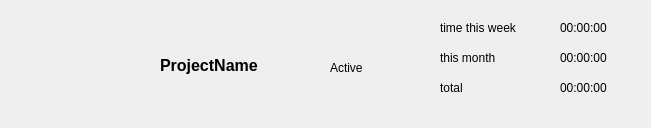
<?xml version="1.0" encoding="UTF-8"?>
<ui version="4.0">
 <class>FrameProjectDetailsListView</class>
 <widget class="QFrame" name="FrameProjectDetailsListView">
  <property name="geometry">
   <rect>
    <x>0</x>
    <y>0</y>
    <width>651</width>
    <height>128</height>
   </rect>
  </property>
  <property name="minimumSize">
   <size>
    <width>0</width>
    <height>0</height>
   </size>
  </property>
  <property name="maximumSize">
   <size>
    <width>999999</width>
    <height>999999</height>
   </size>
  </property>
  <property name="windowTitle">
   <string/>
  </property>
  <property name="autoFillBackground">
   <bool>false</bool>
  </property>
  <property name="frameShape">
   <enum>QFrame::NoFrame</enum>
  </property>
  <property name="frameShadow">
   <enum>QFrame::Plain</enum>
  </property>
  <property name="lineWidth">
   <number>0</number>
  </property>
  <widget class="QLabel" name="l_ProjectName">
   <property name="geometry">
    <rect>
     <x>160</x>
     <y>50</y>
     <width>141</width>
     <height>31</height>
    </rect>
   </property>
   <property name="font">
    <font>
     <pointsize>12</pointsize>
     <weight>75</weight>
     <bold>true</bold>
    </font>
   </property>
   <property name="text">
    <string>ProjectName</string>
   </property>
  </widget>
  <widget class="QLabel" name="l_Active">
   <property name="geometry">
    <rect>
     <x>330</x>
     <y>60</y>
     <width>55</width>
     <height>16</height>
    </rect>
   </property>
   <property name="text">
    <string>Active</string>
   </property>
  </widget>
  <widget class="QLabel" name="label">
   <property name="geometry">
    <rect>
     <x>440</x>
     <y>20</y>
     <width>101</width>
     <height>16</height>
    </rect>
   </property>
   <property name="text">
    <string>time this week</string>
   </property>
  </widget>
  <widget class="QLabel" name="label_2">
   <property name="geometry">
    <rect>
     <x>440</x>
     <y>50</y>
     <width>81</width>
     <height>16</height>
    </rect>
   </property>
   <property name="text">
    <string>this month</string>
   </property>
  </widget>
  <widget class="QLabel" name="label_3">
   <property name="geometry">
    <rect>
     <x>440</x>
     <y>80</y>
     <width>55</width>
     <height>16</height>
    </rect>
   </property>
   <property name="text">
    <string>total</string>
   </property>
  </widget>
  <widget class="QLabel" name="l_TimeWeek">
   <property name="geometry">
    <rect>
     <x>560</x>
     <y>20</y>
     <width>71</width>
     <height>16</height>
    </rect>
   </property>
   <property name="text">
    <string>00:00:00</string>
   </property>
  </widget>
  <widget class="QLabel" name="l_TimeMonth">
   <property name="geometry">
    <rect>
     <x>560</x>
     <y>50</y>
     <width>55</width>
     <height>16</height>
    </rect>
   </property>
   <property name="text">
    <string>00:00:00</string>
   </property>
  </widget>
  <widget class="QLabel" name="l_TimeTotal">
   <property name="geometry">
    <rect>
     <x>560</x>
     <y>80</y>
     <width>55</width>
     <height>16</height>
    </rect>
   </property>
   <property name="text">
    <string>00:00:00</string>
   </property>
  </widget>
  <widget class="QLabel" name="l_Icon">
   <property name="geometry">
    <rect>
     <x>30</x>
     <y>20</y>
     <width>91</width>
     <height>81</height>
    </rect>
   </property>
   <property name="text">
    <string/>
   </property>
  </widget>
 </widget>
 <resources/>
 <connections/>
</ui>
